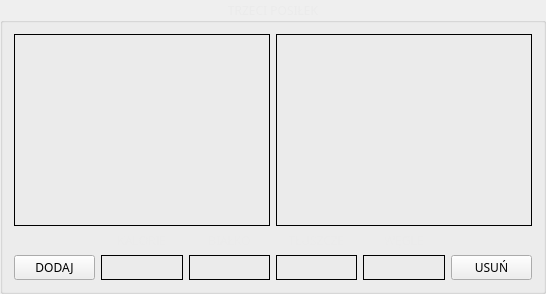
         <widget class="QGroupBox" name="mealThreeBox">
          <property name="font">
           <font>
            <family>Bahnschrift</family>
            <weight>50</weight>
            <bold>false</bold>
           </font>
          </property>
          <property name="styleSheet">
           <string notr="true">QGroupBox {color: rgb(235, 235, 235); }</string>
          </property>
          <property name="title">
           <string>TRZECI POSIŁEK</string>
          </property>
          <property name="alignment">
           <set>Qt::AlignCenter</set>
          </property>
          <layout class="QGridLayout" name="gridLayout_5">
           <item row="2" column="3">
            <widget class="QLabel" name="showFatsThree">
             <property name="font">
              <font>
               <family>Bahnschrift Light</family>
               <pointsize>10</pointsize>
               <weight>75</weight>
               <bold>true</bold>
              </font>
             </property>
             <property name="styleSheet">
              <string notr="true">QLabel { background-color: rgb(235, 235, 235); }</string>
             </property>
             <property name="frameShape">
              <enum>QFrame::Box</enum>
             </property>
             <property name="text">
              <string/>
             </property>
             <property name="alignment">
              <set>Qt::AlignCenter</set>
             </property>
            </widget>
           </item>
           <item row="0" column="3" colspan="3">
            <widget class="QListWidget" name="mealThreeRight">
             <property name="font">
              <font>
               <family>Bahnschrift Light</family>
              </font>
             </property>
             <property name="styleSheet">
              <string notr="true">QWidget { background-color: rgb(235, 235, 235); }</string>
             </property>
             <property name="frameShape">
              <enum>QFrame::Box</enum>
             </property>
             <property name="frameShadow">
              <enum>QFrame::Plain</enum>
             </property>
             <property name="dragDropMode">
              <enum>QAbstractItemView::NoDragDrop</enum>
             </property>
             <property name="defaultDropAction">
              <enum>Qt::MoveAction</enum>
             </property>
             <property name="viewMode">
              <enum>QListView::ListMode</enum>
             </property>
            </widget>
           </item>
           <item row="1" column="2">
            <widget class="QLabel" name="proteinLabel_5">
             <property name="font">
              <font>
               <family>Bahnschrift Light</family>
               <weight>50</weight>
               <bold>false</bold>
              </font>
             </property>
             <property name="styleSheet">
              <string notr="true">QLabel {color: rgb(235, 235, 235); }</string>
             </property>
             <property name="text">
              <string>BIAŁKO</string>
             </property>
             <property name="alignment">
              <set>Qt::AlignCenter</set>
             </property>
            </widget>
           </item>
           <item row="2" column="1">
            <widget class="QLabel" name="showKcalsThree">
             <property name="font">
              <font>
               <family>Bahnschrift Light</family>
               <pointsize>10</pointsize>
               <weight>75</weight>
               <bold>true</bold>
              </font>
             </property>
             <property name="layoutDirection">
              <enum>Qt::LeftToRight</enum>
             </property>
             <property name="styleSheet">
              <string notr="true">QLabel { background-color: rgb(235, 235, 235); }</string>
             </property>
             <property name="frameShape">
              <enum>QFrame::Box</enum>
             </property>
             <property name="text">
              <string/>
             </property>
             <property name="alignment">
              <set>Qt::AlignCenter</set>
             </property>
            </widget>
           </item>
           <item row="1" column="4">
            <widget class="QLabel" name="carbonLabel_5">
             <property name="font">
              <font>
               <family>Bahnschrift Light</family>
               <weight>50</weight>
               <bold>false</bold>
              </font>
             </property>
             <property name="styleSheet">
              <string notr="true">QLabel {color: rgb(235, 235, 235); }</string>
             </property>
             <property name="frameShape">
              <enum>QFrame::NoFrame</enum>
             </property>
             <property name="text">
              <string>WĘGLE</string>
             </property>
             <property name="alignment">
              <set>Qt::AlignCenter</set>
             </property>
            </widget>
           </item>
           <item row="2" column="2">
            <widget class="QLabel" name="showProteinsThree">
             <property name="font">
              <font>
               <family>Bahnschrift Light</family>
               <pointsize>10</pointsize>
               <weight>75</weight>
               <bold>true</bold>
              </font>
             </property>
             <property name="styleSheet">
              <string notr="true">QLabel { background-color: rgb(235, 235, 235); }</string>
             </property>
             <property name="frameShape">
              <enum>QFrame::Box</enum>
             </property>
             <property name="text">
              <string/>
             </property>
             <property name="alignment">
              <set>Qt::AlignCenter</set>
             </property>
            </widget>
           </item>
           <item row="2" column="4">
            <widget class="QLabel" name="showCarbonsThree">
             <property name="font">
              <font>
               <family>Bahnschrift Light</family>
               <pointsize>10</pointsize>
               <weight>75</weight>
               <bold>true</bold>
              </font>
             </property>
             <property name="styleSheet">
              <string notr="true">QLabel { background-color: rgb(235, 235, 235); }</string>
             </property>
             <property name="frameShape">
              <enum>QFrame::Box</enum>
             </property>
             <property name="text">
              <string/>
             </property>
             <property name="alignment">
              <set>Qt::AlignCenter</set>
             </property>
            </widget>
           </item>
           <item row="2" column="0">
            <widget class="QPushButton" name="addItemThree">
             <property name="font">
              <font>
               <family>Bahnschrift Light</family>
               <weight>50</weight>
               <bold>false</bold>
              </font>
             </property>
             <property name="text">
              <string>DODAJ</string>
             </property>
            </widget>
           </item>
           <item row="2" column="5">
            <widget class="QPushButton" name="delItemThree">
             <property name="font">
              <font>
               <family>Bahnschrift Light</family>
               <weight>50</weight>
               <bold>false</bold>
              </font>
             </property>
             <property name="text">
              <string>USUŃ</string>
             </property>
            </widget>
           </item>
           <item row="1" column="1">
            <widget class="QLabel" name="dietLabel_5">
             <property name="font">
              <font>
               <family>Bahnschrift Light</family>
               <weight>50</weight>
               <bold>false</bold>
              </font>
             </property>
             <property name="layoutDirection">
              <enum>Qt::RightToLeft</enum>
             </property>
             <property name="styleSheet">
              <string notr="true">QLabel {color: rgb(235, 235, 235); }</string>
             </property>
             <property name="text">
              <string>KALORIE</string>
             </property>
             <property name="alignment">
              <set>Qt::AlignCenter</set>
             </property>
            </widget>
           </item>
           <item row="1" column="3">
            <widget class="QLabel" name="fatLabel_5">
             <property name="font">
              <font>
               <family>Bahnschrift Light</family>
               <weight>50</weight>
               <bold>false</bold>
              </font>
             </property>
             <property name="styleSheet">
              <string notr="true">QLabel {color: rgb(235, 235, 235); }</string>
             </property>
             <property name="text">
              <string>TŁUSZCZE</string>
             </property>
             <property name="alignment">
              <set>Qt::AlignCenter</set>
             </property>
            </widget>
           </item>
           <item row="0" column="0" colspan="3">
            <widget class="QListWidget" name="mealThreeLeft">
             <property name="font">
              <font>
               <family>Bahnschrift Light</family>
              </font>
             </property>
             <property name="styleSheet">
              <string notr="true">QWidget { background-color: rgb(235, 235, 235); }</string>
             </property>
             <property name="frameShape">
              <enum>QFrame::Box</enum>
             </property>
             <property name="frameShadow">
              <enum>QFrame::Plain</enum>
             </property>
             <property name="dragDropMode">
              <enum>QAbstractItemView::NoDragDrop</enum>
             </property>
             <property name="defaultDropAction">
              <enum>Qt::MoveAction</enum>
             </property>
             <property name="viewMode">
              <enum>QListView::ListMode</enum>
             </property>
             <property name="sortingEnabled">
              <bool>true</bool>
             </property>
            </widget>
           </item>
          </layout>
         </widget>
